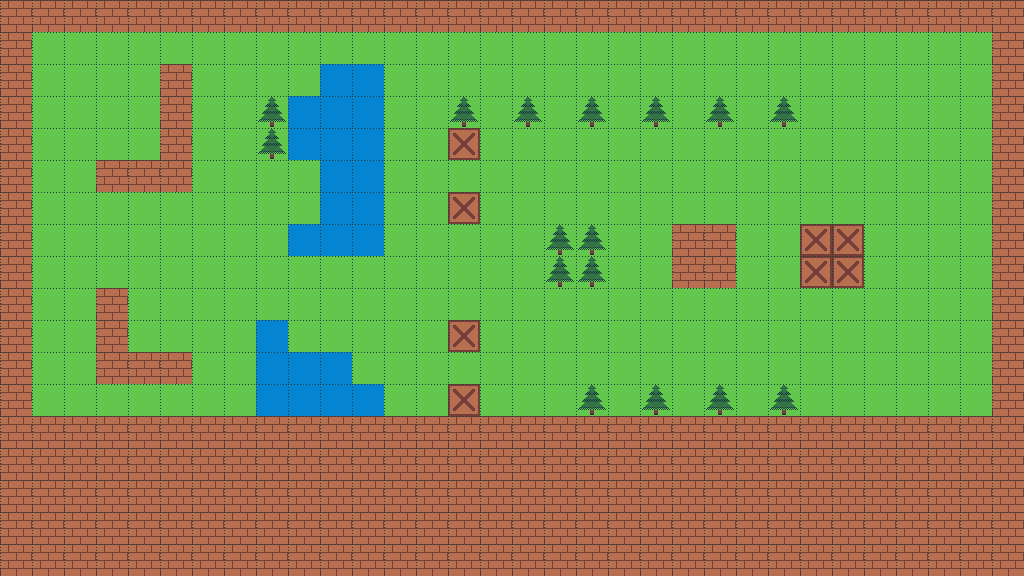

Tiled map render using the project's own tile images. Description and the map definition, with tile-layer contents summarised, below:
An orthogonal 32x18 tile map with 32x32 px tiles, 6 tile layers (grass, tree, box, water, ...), 6 tilesets.

<map version="1.0" tiledversion="1.1.4" orientation="orthogonal" renderorder="right-down" width="32" height="18" tilewidth="32" tileheight="32" infinite="0" nextobjectid="1">
 <tileset firstgid="1" name="sprite_1" tilewidth="32" tileheight="32" tilecount="1" columns="0">
  <grid orientation="orthogonal" width="1" height="1" />
  <tile id="0">
   <image width="32" height="32" source="sprite_1.png" />
  </tile>
 </tileset>
 <tileset firstgid="2" name="sprite_4" tilewidth="32" tileheight="32" tilecount="1" columns="0">
  <grid orientation="orthogonal" width="1" height="1" />
  <tile id="0">
   <image width="32" height="32" source="sprite_4.png" />
  </tile>
 </tileset>
 <tileset firstgid="3" name="sprite_0" tilewidth="32" tileheight="32" tilecount="1" columns="0">
  <grid orientation="orthogonal" width="1" height="1" />
  <tile id="0">
   <image width="32" height="32" source="sprite_0.png" />
  </tile>
 </tileset>
 <tileset firstgid="4" name="sprite_2" tilewidth="32" tileheight="32" tilecount="1" columns="0">
  <grid orientation="orthogonal" width="1" height="1" />
  <tile id="0">
   <image width="32" height="32" source="sprite_2.png" />
  </tile>
 </tileset>
 <tileset firstgid="5" name="sprite_5" tilewidth="32" tileheight="32" tilecount="1" columns="0">
  <grid orientation="orthogonal" width="1" height="1" />
  <tile id="0">
   <image width="32" height="32" source="sprite_5.png" />
  </tile>
 </tileset>
 <tileset firstgid="6" name="sprite_3" tilewidth="32" tileheight="32" tilecount="1" columns="0">
  <grid orientation="orthogonal" width="1" height="1" />
  <tile id="0">
   <image width="32" height="32" source="sprite_3.png" />
  </tile>
 </tileset>
 <layer name="grass" width="32" height="18">
  <data>[576 cells, 576 non-empty, 1 distinct tile ids]</data>
 </layer>
 <layer name="tree" width="32" height="18">
  <data>[576 cells, 16 non-empty, 1 distinct tile ids]</data>
 </layer>
 <layer name="box" width="32" height="18">
  <data>[576 cells, 8 non-empty, 1 distinct tile ids]</data>
 </layer>
 <layer name="water" width="32" height="18">
  <data>[576 cells, 26 non-empty, 1 distinct tile ids]</data>
 </layer>
 <layer name="wall" width="32" height="18">
  <data>[576 cells, 231 non-empty, 1 distinct tile ids]</data>
 </layer>
 <layer name="grid" width="32" height="18">
  <data>[576 cells, 576 non-empty, 1 distinct tile ids]</data>
 </layer>
</map>